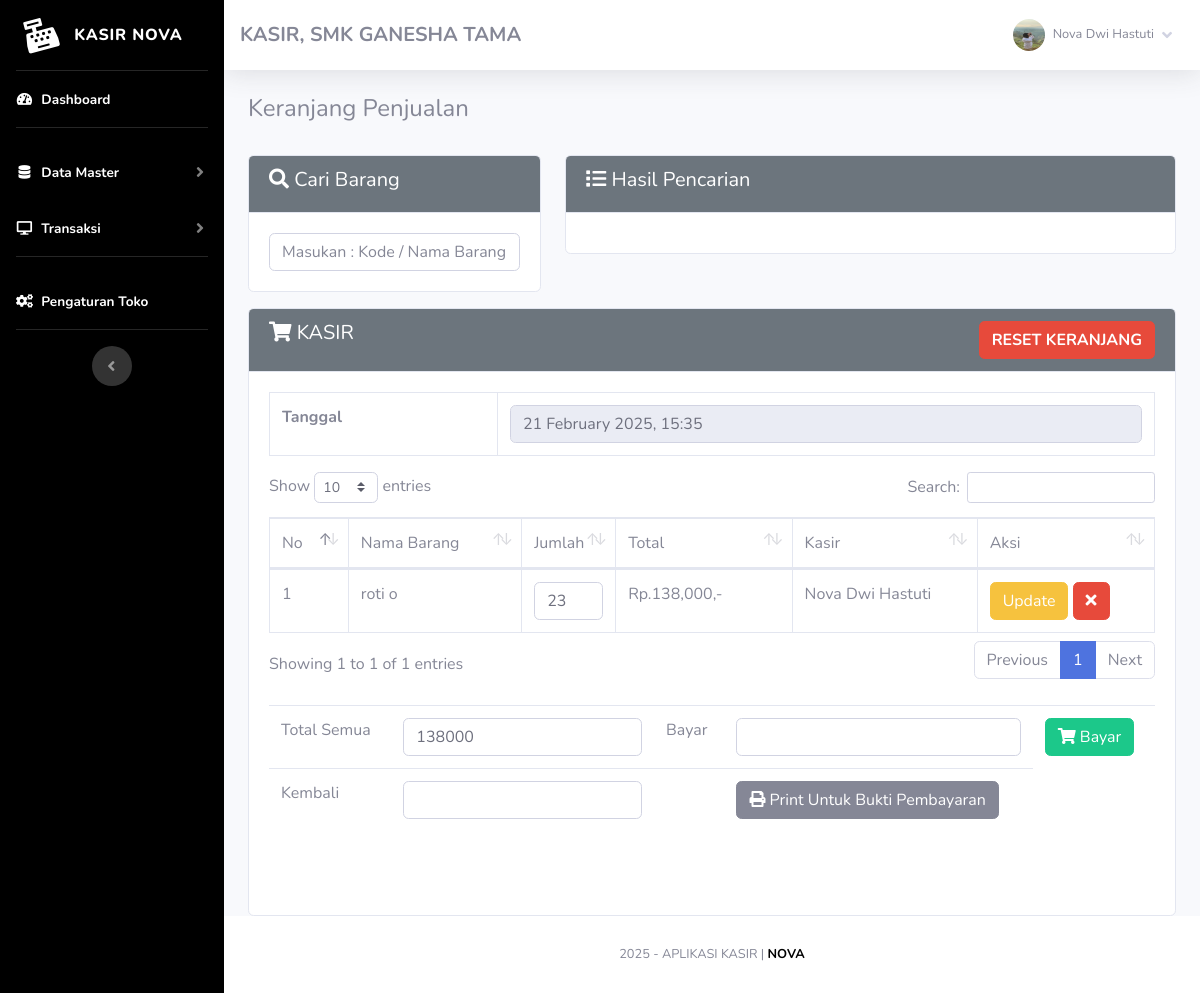
The page /index.php?page=jual (signed in) on the database its author committed.
### tables this page shows
CREATE TABLE `toko` (
  `id_toko` int(11) NOT NULL,
  `nama_toko` varchar(255) NOT NULL,
  `alamat_toko` text NOT NULL,
  `tlp` varchar(255) NOT NULL,
  `nama_pemilik` varchar(255) NOT NULL
);

CREATE TABLE `member` (
  `id_member` int(11) NOT NULL,
  `nm_member` varchar(255) NOT NULL,
  `alamat_member` text NOT NULL,
  `telepon` varchar(255) NOT NULL,
  `email` varchar(255) NOT NULL,
  `gambar` text NOT NULL,
  `NIK` text NOT NULL
);

CREATE TABLE `penjualan` (
  `id_penjualan` int(11) NOT NULL,
  `id_barang` varchar(255) NOT NULL,
  `id_member` int(11) NOT NULL,
  `jumlah` varchar(255) NOT NULL,
  `total` varchar(255) NOT NULL,
  `tanggal_input` varchar(255) NOT NULL
);

CREATE TABLE `barang` (
  `id` int(11) NOT NULL,
  `id_barang` varchar(255) NOT NULL,
  `id_kategori` int(11) NOT NULL,
  `nama_barang` text NOT NULL,
  `merk` varchar(255) NOT NULL,
  `harga_beli` varchar(255) NOT NULL,
  `harga_jual` varchar(255) NOT NULL,
  `satuan_barang` varchar(255) NOT NULL,
  `stok` text NOT NULL,
  `tgl_input` varchar(255) NOT NULL,
  `tgl_update` varchar(255) DEFAULT NULL
);

### admin/module/jual/index.php (the view, shortened to what this page needs)
<h4>Keranjang Penjualan</h4>
<br>
<div class="row">
	<div class="col-sm-4">
		<div class="card card-primary mb-3">
			<div class="card-header" style="background-color: #6c757d; color: white;">
				<h5><i class="fa fa-search"></i> Cari Barang</h5>
			</div>
			<div class="card-body">
				<input type="text" id="cari" class="form-control" name="cari" placeholder="Masukan : Kode / Nama Barang  [ENTER]">
			</div>
		</div>
	</div>
	<div class="col-sm-8">
		<div class="card card-primary mb-3">
			<div class="card-header" style="background-color: #6c757d; color: white;">
				<h5><i class="fa fa-list"></i> Hasil Pencarian</h5>
			</div>
			<div class="card-body">
			</div>
		</div>
	</div>
	<div class="col-sm-12">
		<div class="card card-primary">
			<div class="card-header" style="background-color: #6c757d; color: white;">
				<h5>
					<i class="fa fa-shopping-cart"></i> KASIR
					<a class="btn btn-danger float-right" href="fungsi/hapus/hapus.php?penjualan=jual">
						<b>RESET KERANJANG</b>
					</a>
				</h5>
			</div>
			<div class="card-body">
				<div id="keranjang" class="table-responsive">
					<table class="table table-bordered">
						<tr>
							<td><b>Tanggal</b></td>
							<td><input type="text" readonly="readonly" class="form-control" value="<?php echo date("j F Y, G:i"); ?>" name="tgl"></td>
						</tr>
					</table>
					<table class="table table-bordered w-100" id="example1">
						<thead>
							<tr>
								<td> No</td>
								<td> Nama Barang</td>
								<td style="width:10%;"> Jumlah</td>
								<td style="width:20%;"> Total</td>
								<td> Kasir</td>
								<td> Aksi</td>
							</tr>
						</thead>
						<tbody>
							<?php $total_bayar = 0;
							$no = 1;
							$hasil_penjualan = $lihat->penjualan(); ?>
							<?php foreach ($hasil_penjualan  as $isi) { ?>
								<tr>
									<td><?php echo $no; ?></td>
									<td><?php echo $isi['nama_barang']; ?></td>
									<td>
										<form method="POST" action="fungsi/edit/edit.php?jual=jual">
											<input type="number" name="jumlah" value="<?php echo $isi['jumlah']; ?>" class="form-control">
									</td>
									<td>Rp.<?php echo number_format($isi['total']); ?>,-</td>
									<td><?php echo $isi['nm_member']; ?></td>
									<td>
										<button type="submit" class="btn btn-warning">Update</button>
										<a href="fungsi/hapus/hapus.php?jual=jual&id=<?php echo $isi['id_penjualan']; ?>&brg=<?php echo $isi['id_barang']; ?>
										&jml=<?php echo $isi['jumlah']; ?>" class="btn btn-danger"><i class="fa fa-times"></i>
										</a>
									</td>
								</tr>
							<?php $no++;
								$total_bayar += $isi['total'];
							} ?>
						</tbody>
					</table>
					<br />
					<div id="kasirnya">
						<table class="table table-stripped">
							<form method="POST" action="index.php?page=jual&nota=yes#kasirnya">
								<tr>
									<td>Total Semua </td>
									<td><input type="text" class="form-control" name="total" value="<?php echo $total_bayar; ?>"></td>
									<td>Bayar </td>
									<td><input type="text" class="form-control" name="bayar" value="<?php echo $bayar; ?>"></td>
									<td><button class="btn btn-success"><i class="fa fa-shopping-cart"></i> Bayar</button>
										<?php if (!empty($_GET['nota'] == 'yes')) { ?>
											<a class="btn btn-danger" href="fungsi/hapus/hapus.php?penjualan=jual">
												<b>RESET</b></a>
									</td><?php } ?></td>
								</tr>
							</form>
							<tr>
								<td>Kembali</td>
								<td><input type="text" class="form-control" value="<?php echo $hitung; ?>"></td>
								<td></td>
								<td>
									<a href="print.php?nm_member=<?php echo $_SESSION['admin']['nm_member']; ?>
								&bayar=<?php echo $bayar; ?>&kembali=<?php echo $hitung; ?>" target="_blank">
										<button class="btn btn-secondary">
											<i class="fa fa-print"></i> Print Untuk Bukti Pembayaran
										</button></a>
								</td>
							</tr>
						</table>
						<br />
						<br />
					</div>
				</div>
			</div>
		</div>
	</div>

### admin/template/sidebar.php (shortened to what this page needs)
<?php
$id = $_SESSION['admin']['id_member'];
$hasil_profil = $lihat->member_edit($id);
?>
<ul class="navbar-nav sidebar sidebar-dark accordion gold-gradient" id="accordionSidebar">
    <a class="sidebar-brand d-flex align-items-center justify-content-center" href="index.php">
        <div class="sidebar-brand-icon rotate-n-15">
            <i class="fas fa-cash-register"></i>
        </div>
        <div class="sidebar-brand-text mx-3">Kasir Nova<sup></sup></div>
    </a>
    <hr class="sidebar-divider my-0">
    <li class="nav-item active">
        <a class="nav-link" href="index.php">
            <i class="fas fa-fw fa-tachometer-alt"></i>
            <span>Dashboard</span></a>
    </li>
    <hr class="sidebar-divider">
    <li class="nav-item active">
        <a class="nav-link collapsed" href="#" data-toggle="collapse" data-target="#collapseTwo" aria-expanded="true"
            aria-controls="collapseTwo">
            <i class="fas fa-fw fa-database"></i>
            <span>Data Master</span>
        </a>
    </li>
    <li class="nav-item active">
        <a class="nav-link collapsed" href="#" data-toggle="collapse" data-target="#collapse3" aria-expanded="true"
            aria-controls="collapse3">
            <i class="fas fa-fw fa-desktop"></i>
            <span>Transaksi</span>
        </a>
    </li>
    <hr class="sidebar-divider">
    <li class="nav-item active">
        <a class="nav-link" href="index.php?page=pengaturan">
            <i class="fas fa-fw fa-cogs"></i>
            <span>Pengaturan Toko</span></a>
    </li>
    <hr class="sidebar-divider d-none d-md-block">
    <div class="text-center d-none d-md-inline">
        <button class="rounded-circle border-0" id="sidebarToggle"></button>
    </div>
</ul>
<div id="content-wrapper" class="d-flex flex-column">
    <div id="content">
        <nav class="navbar navbar-expand navbar-light bg-white topbar mb-4 static-top shadow">
            <h5 class="d-lg-block d-none mt-2"><b><?php echo $toko['nama_toko']; ?>, <?php echo $toko['alamat_toko']; ?></b></h5>
            <ul class="navbar-nav ml-auto">
                <li class="nav-item dropdown no-arrow">
                    <a class="nav-link dropdown-toggle" href="#" id="userDropdown" role="button" data-toggle="dropdown"
                        aria-haspopup="true" aria-expanded="false">
                        <img class="img-profile rounded-circle"
                            src="assets/img/user/<?php echo $hasil_profil['gambar']; ?>">
                        <span
                            class="mr-2 d-none d-lg-inline text-gray-600 small ml-2"><?php echo $hasil_profil['nm_member']; ?></span>
                        <i class="fas fa-angle-down"></i>
                    </a>
                </li>
            </ul>
        </nav>
        <div class="container-fluid">

### rows shown on the page
toko: nama_toko "KASIR", alamat_toko "SMK GANESHA TAMA"
penjualan: barang.nama_barang "roti o", jumlah "23", total "138,000", id_member.nm_member "Nova Dwi Hastuti"

### other values the page prints
$hasil_profil['nm_member'] "Nova Dwi Hastuti"
